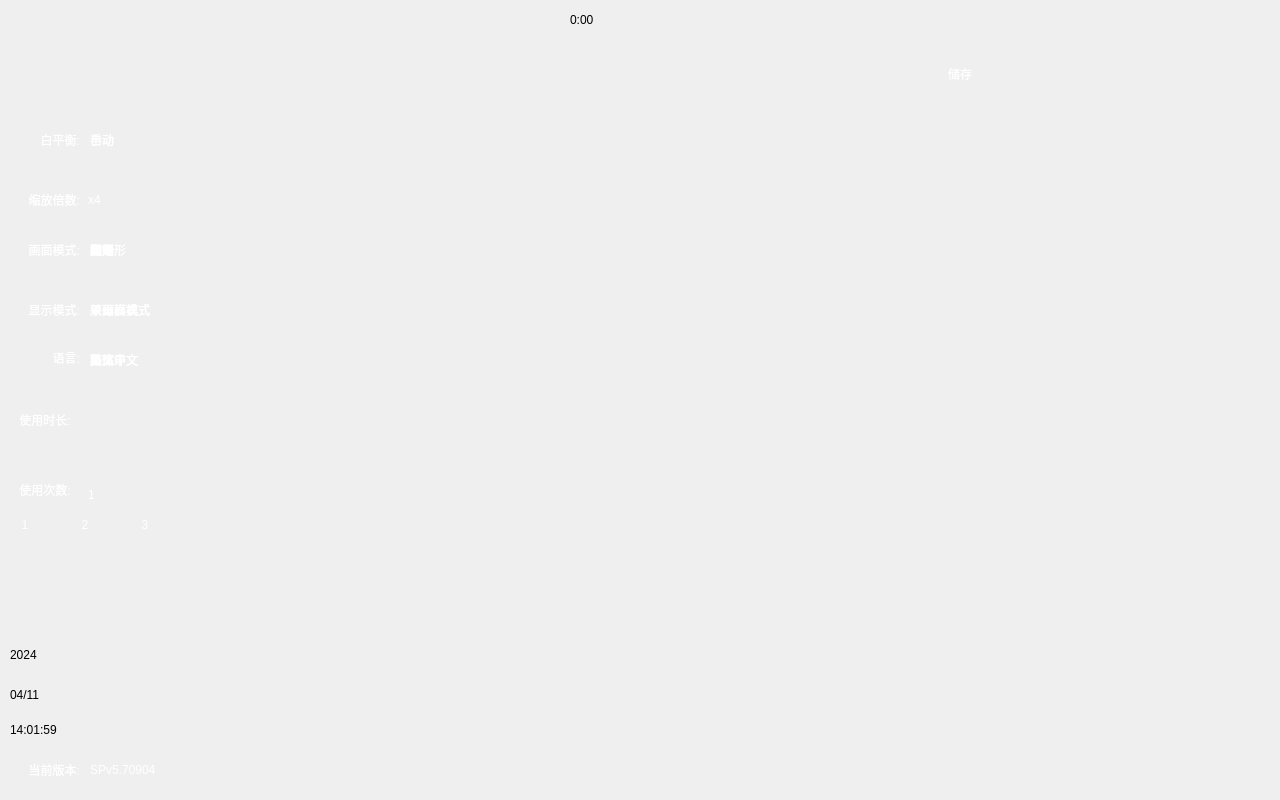
<?xml version="1.0" encoding="UTF-8"?>
<ui version="4.0">
 <class>control_interface</class>
 <widget class="QWidget" name="control_interface">
  <property name="geometry">
   <rect>
    <x>0</x>
    <y>0</y>
    <width>1280</width>
    <height>800</height>
   </rect>
  </property>
  <property name="windowTitle">
   <string>Form</string>
  </property>
  <property name="styleSheet">
   <string notr="true"/>
  </property>
  <widget class="Label_awb" name="label_awb">
   <property name="geometry">
    <rect>
     <x>1120</x>
     <y>0</y>
     <width>160</width>
     <height>80</height>
    </rect>
   </property>
   <property name="styleSheet">
    <string notr="true">background-image: url(:/tu/白平衡.png);</string>
   </property>
   <property name="text">
    <string/>
   </property>
  </widget>
  <widget class="Label_freeze" name="label_freeze">
   <property name="geometry">
    <rect>
     <x>1120</x>
     <y>80</y>
     <width>160</width>
     <height>80</height>
    </rect>
   </property>
   <property name="styleSheet">
    <string notr="true">border-image: url(:/tu/冻结/冻结.png);</string>
   </property>
   <property name="text">
    <string/>
   </property>
  </widget>
  <widget class="Label_photograph" name="label_photograph">
   <property name="geometry">
    <rect>
     <x>1120</x>
     <y>240</y>
     <width>160</width>
     <height>80</height>
    </rect>
   </property>
   <property name="styleSheet">
    <string notr="true">border-image: url(:/tu/拍照.png);</string>
   </property>
   <property name="text">
    <string/>
   </property>
  </widget>
  <widget class="Label_videoint" name="label_video">
   <property name="geometry">
    <rect>
     <x>1120</x>
     <y>320</y>
     <width>160</width>
     <height>80</height>
    </rect>
   </property>
   <property name="styleSheet">
    <string notr="true">background-image: url(:/tu/录像.png);</string>
   </property>
   <property name="text">
    <string/>
   </property>
  </widget>
  <widget class="Label_ae" name="label_ae">
   <property name="geometry">
    <rect>
     <x>1120</x>
     <y>400</y>
     <width>160</width>
     <height>80</height>
    </rect>
   </property>
   <property name="styleSheet">
    <string notr="true">border-image: url(:/tu/AE/AE1.png);</string>
   </property>
   <property name="text">
    <string/>
   </property>
  </widget>
  <widget class="Label_led" name="label_led">
   <property name="geometry">
    <rect>
     <x>1120</x>
     <y>560</y>
     <width>160</width>
     <height>80</height>
    </rect>
   </property>
   <property name="styleSheet">
    <string notr="true">border-image: url(:/tu/LED/LED1.png);</string>
   </property>
   <property name="text">
    <string/>
   </property>
  </widget>
  <widget class="Label_interface" name="label_interface">
   <property name="geometry">
    <rect>
     <x>1120</x>
     <y>720</y>
     <width>160</width>
     <height>80</height>
    </rect>
   </property>
   <property name="styleSheet">
    <string notr="true">background-image: url(:/tu/主界面.png);</string>
   </property>
   <property name="text">
    <string/>
   </property>
  </widget>
  <widget class="QLabel" name="label_versions">
   <property name="geometry">
    <rect>
     <x>10</x>
     <y>750</y>
     <width>70</width>
     <height>40</height>
    </rect>
   </property>
   <property name="styleSheet">
    <string notr="true">color: rgb(255, 255, 255);</string>
   </property>
   <property name="text">
    <string>当前版本:</string>
   </property>
   <property name="alignment">
    <set>Qt::AlignRight|Qt::AlignTrailing|Qt::AlignVCenter</set>
   </property>
  </widget>
  <widget class="QLabel" name="label_times">
   <property name="geometry">
    <rect>
     <x>10</x>
     <y>720</y>
     <width>80</width>
     <height>19</height>
    </rect>
   </property>
   <property name="styleSheet">
    <string notr="true"/>
   </property>
   <property name="text">
    <string>14:01:59</string>
   </property>
  </widget>
  <widget class="QLabel" name="label_month_day">
   <property name="geometry">
    <rect>
     <x>10</x>
     <y>680</y>
     <width>90</width>
     <height>30</height>
    </rect>
   </property>
   <property name="styleSheet">
    <string notr="true"/>
   </property>
   <property name="text">
    <string>04/11</string>
   </property>
  </widget>
  <widget class="QLabel" name="label_years">
   <property name="geometry">
    <rect>
     <x>10</x>
     <y>640</y>
     <width>78</width>
     <height>30</height>
    </rect>
   </property>
   <property name="styleSheet">
    <string notr="true"/>
   </property>
   <property name="text">
    <string>2024</string>
   </property>
  </widget>
  <widget class="QLabel" name="labelw_awb">
   <property name="geometry">
    <rect>
     <x>5</x>
     <y>120</y>
     <width>75</width>
     <height>40</height>
    </rect>
   </property>
   <property name="styleSheet">
    <string notr="true">color: rgb(255, 255, 255);</string>
   </property>
   <property name="text">
    <string>白平衡:</string>
   </property>
   <property name="alignment">
    <set>Qt::AlignRight|Qt::AlignTrailing|Qt::AlignVCenter</set>
   </property>
  </widget>
  <widget class="QLabel" name="labelw_zoom">
   <property name="geometry">
    <rect>
     <x>10</x>
     <y>190</y>
     <width>70</width>
     <height>20</height>
    </rect>
   </property>
   <property name="styleSheet">
    <string notr="true">color: rgb(255, 255, 255);</string>
   </property>
   <property name="text">
    <string>缩放倍数:</string>
   </property>
   <property name="alignment">
    <set>Qt::AlignRight|Qt::AlignTrailing|Qt::AlignVCenter</set>
   </property>
  </widget>
  <widget class="QLabel" name="label_atom">
   <property name="geometry">
    <rect>
     <x>90</x>
     <y>130</y>
     <width>50</width>
     <height>20</height>
    </rect>
   </property>
   <property name="styleSheet">
    <string notr="true">color: rgb(255, 255, 255);</string>
   </property>
   <property name="text">
    <string>手动</string>
   </property>
  </widget>
  <widget class="QLabel" name="label_zoomnum">
   <property name="geometry">
    <rect>
     <x>88</x>
     <y>185</y>
     <width>25</width>
     <height>30</height>
    </rect>
   </property>
   <property name="styleSheet">
    <string notr="true">color: rgb(255, 255, 255);</string>
   </property>
   <property name="text">
    <string>x4</string>
   </property>
  </widget>
  <widget class="QLabel" name="labelw_picture">
   <property name="geometry">
    <rect>
     <x>10</x>
     <y>230</y>
     <width>70</width>
     <height>40</height>
    </rect>
   </property>
   <property name="styleSheet">
    <string notr="true">color: rgb(255, 255, 255);</string>
   </property>
   <property name="text">
    <string>画面模式:</string>
   </property>
   <property name="alignment">
    <set>Qt::AlignRight|Qt::AlignTrailing|Qt::AlignVCenter</set>
   </property>
  </widget>
  <widget class="Label_picture_mode" name="label_picture_mode">
   <property name="geometry">
    <rect>
     <x>88</x>
     <y>235</y>
     <width>65</width>
     <height>30</height>
    </rect>
   </property>
   <property name="styleSheet">
    <string notr="true"/>
   </property>
   <property name="text">
    <string/>
   </property>
  </widget>
  <widget class="QLabel" name="labelw_show">
   <property name="geometry">
    <rect>
     <x>0</x>
     <y>290</y>
     <width>80</width>
     <height>40</height>
    </rect>
   </property>
   <property name="styleSheet">
    <string notr="true">color: rgb(255, 255, 255);</string>
   </property>
   <property name="text">
    <string>显示模式:</string>
   </property>
   <property name="alignment">
    <set>Qt::AlignRight|Qt::AlignTrailing|Qt::AlignVCenter</set>
   </property>
  </widget>
  <widget class="Label_display_mode" name="label_display_mode">
   <property name="geometry">
    <rect>
     <x>88</x>
     <y>295</y>
     <width>70</width>
     <height>30</height>
    </rect>
   </property>
   <property name="styleSheet">
    <string notr="true"/>
   </property>
   <property name="text">
    <string/>
   </property>
  </widget>
  <widget class="QLabel" name="labelw_language">
   <property name="geometry">
    <rect>
     <x>0</x>
     <y>348</y>
     <width>80</width>
     <height>20</height>
    </rect>
   </property>
   <property name="styleSheet">
    <string notr="true">color: rgb(255, 255, 255);</string>
   </property>
   <property name="text">
    <string>语言:</string>
   </property>
   <property name="alignment">
    <set>Qt::AlignRight|Qt::AlignTrailing|Qt::AlignVCenter</set>
   </property>
  </widget>
  <widget class="QLabel" name="label_language_c">
   <property name="geometry">
    <rect>
     <x>90</x>
     <y>350</y>
     <width>65</width>
     <height>20</height>
    </rect>
   </property>
   <property name="styleSheet">
    <string notr="true">color: rgb(255, 255, 255);</string>
   </property>
   <property name="text">
    <string>简体中文</string>
   </property>
  </widget>
  <widget class="QLabel" name="labelw_time">
   <property name="geometry">
    <rect>
     <x>10</x>
     <y>400</y>
     <width>70</width>
     <height>40</height>
    </rect>
   </property>
   <property name="styleSheet">
    <string notr="true">color: rgb(255, 255, 255);</string>
   </property>
   <property name="text">
    <string>使用时长:</string>
   </property>
   <property name="alignment">
    <set>Qt::AlignCenter</set>
   </property>
  </widget>
  <widget class="QLabel" name="label_timenum">
   <property name="geometry">
    <rect>
     <x>10</x>
     <y>440</y>
     <width>140</width>
     <height>30</height>
    </rect>
   </property>
   <property name="layoutDirection">
    <enum>Qt::RightToLeft</enum>
   </property>
   <property name="styleSheet">
    <string notr="true"/>
   </property>
   <property name="text">
    <string/>
   </property>
  </widget>
  <widget class="QLabel" name="labelw_number">
   <property name="geometry">
    <rect>
     <x>10</x>
     <y>470</y>
     <width>70</width>
     <height>40</height>
    </rect>
   </property>
   <property name="styleSheet">
    <string notr="true">color: rgb(255, 255, 255);</string>
   </property>
   <property name="text">
    <string>使用次数:</string>
   </property>
   <property name="alignment">
    <set>Qt::AlignCenter</set>
   </property>
  </widget>
  <widget class="QLabel" name="label_use_num">
   <property name="geometry">
    <rect>
     <x>88</x>
     <y>480</y>
     <width>70</width>
     <height>30</height>
    </rect>
   </property>
   <property name="layoutDirection">
    <enum>Qt::RightToLeft</enum>
   </property>
   <property name="styleSheet">
    <string notr="true">color: rgb(255, 255, 255);</string>
   </property>
   <property name="text">
    <string>1</string>
   </property>
  </widget>
  <widget class="QLabel" name="label_b">
   <property name="geometry">
    <rect>
     <x>0</x>
     <y>0</y>
     <width>1280</width>
     <height>800</height>
    </rect>
   </property>
   <property name="styleSheet">
    <string notr="true">background-image: url(:/tu/方形.png);</string>
   </property>
   <property name="text">
    <string/>
   </property>
   <property name="alignment">
    <set>Qt::AlignBottom|Qt::AlignLeading|Qt::AlignLeft</set>
   </property>
  </widget>
  <widget class="Label_custom1" name="label_custom1">
   <property name="geometry">
    <rect>
     <x>120</x>
     <y>530</y>
     <width>50</width>
     <height>70</height>
    </rect>
   </property>
   <property name="styleSheet">
    <string notr="true">image: url(:/tu/无功能.png);</string>
   </property>
   <property name="text">
    <string/>
   </property>
  </widget>
  <widget class="Label_custom2" name="label_custom2">
   <property name="geometry">
    <rect>
     <x>60</x>
     <y>530</y>
     <width>50</width>
     <height>70</height>
    </rect>
   </property>
   <property name="styleSheet">
    <string notr="true">image: url(:/tu/无功能.png);</string>
   </property>
   <property name="text">
    <string/>
   </property>
  </widget>
  <widget class="Label_custom3" name="label_custom3">
   <property name="geometry">
    <rect>
     <x>0</x>
     <y>530</y>
     <width>50</width>
     <height>70</height>
    </rect>
   </property>
   <property name="styleSheet">
    <string notr="true">image: url(:/tu/无功能.png);</string>
   </property>
   <property name="text">
    <string/>
   </property>
  </widget>
  <widget class="Label_pump" name="label_pump">
   <property name="geometry">
    <rect>
     <x>1120</x>
     <y>640</y>
     <width>160</width>
     <height>80</height>
    </rect>
   </property>
   <property name="styleSheet">
    <string notr="true">border-image: url(:/tu/气泵/气泵0.png);</string>
   </property>
   <property name="text">
    <string/>
   </property>
  </widget>
  <widget class="Label_rotate" name="label_rotate">
   <property name="geometry">
    <rect>
     <x>1120</x>
     <y>160</y>
     <width>160</width>
     <height>80</height>
    </rect>
   </property>
   <property name="styleSheet">
    <string notr="true">border-image: url(:/tu/旋转/旋转0.png);</string>
   </property>
   <property name="text">
    <string/>
   </property>
  </widget>
  <widget class="Label_store" name="label_store">
   <property name="geometry">
    <rect>
     <x>880</x>
     <y>30</y>
     <width>160</width>
     <height>87</height>
    </rect>
   </property>
   <property name="styleSheet">
    <string notr="true">color: rgb(255, 255, 255);</string>
   </property>
   <property name="text">
    <string>储存</string>
   </property>
   <property name="alignment">
    <set>Qt::AlignCenter</set>
   </property>
  </widget>
  <widget class="Label_frames" name="label_frames">
   <property name="geometry">
    <rect>
     <x>190</x>
     <y>500</y>
     <width>280</width>
     <height>280</height>
    </rect>
   </property>
   <property name="styleSheet">
    <string notr="true"/>
   </property>
   <property name="text">
    <string/>
   </property>
  </widget>
  <widget class="QLabel" name="label_time">
   <property name="geometry">
    <rect>
     <x>570</x>
     <y>5</y>
     <width>140</width>
     <height>30</height>
    </rect>
   </property>
   <property name="text">
    <string>0:00</string>
   </property>
  </widget>
  <widget class="Label_screen_left" name="label_screen_left">
   <property name="geometry">
    <rect>
     <x>185</x>
     <y>30</y>
     <width>425</width>
     <height>395</height>
    </rect>
   </property>
   <property name="styleSheet">
    <string notr="true"/>
   </property>
   <property name="text">
    <string/>
   </property>
  </widget>
  <widget class="Label_screen_right" name="label_screen_right">
   <property name="geometry">
    <rect>
     <x>660</x>
     <y>30</y>
     <width>425</width>
     <height>395</height>
    </rect>
   </property>
   <property name="styleSheet">
    <string notr="true"/>
   </property>
   <property name="text">
    <string/>
   </property>
  </widget>
  <widget class="QLabel" name="label_mtoa">
   <property name="geometry">
    <rect>
     <x>90</x>
     <y>130</y>
     <width>50</width>
     <height>20</height>
    </rect>
   </property>
   <property name="styleSheet">
    <string notr="true">color: rgb(255, 255, 255);</string>
   </property>
   <property name="text">
    <string>自动</string>
   </property>
  </widget>
  <widget class="QLabel" name="label_picture_1">
   <property name="geometry">
    <rect>
     <x>90</x>
     <y>240</y>
     <width>65</width>
     <height>20</height>
    </rect>
   </property>
   <property name="styleSheet">
    <string notr="true">color: rgb(255, 255, 255);</string>
   </property>
   <property name="text">
    <string>初始</string>
   </property>
  </widget>
  <widget class="QLabel" name="label_picture_2">
   <property name="geometry">
    <rect>
     <x>90</x>
     <y>240</y>
     <width>65</width>
     <height>20</height>
    </rect>
   </property>
   <property name="styleSheet">
    <string notr="true">color: rgb(255, 255, 255);</string>
   </property>
   <property name="text">
    <string>圆形</string>
   </property>
  </widget>
  <widget class="QLabel" name="label_picture_3">
   <property name="geometry">
    <rect>
     <x>90</x>
     <y>240</y>
     <width>65</width>
     <height>20</height>
    </rect>
   </property>
   <property name="styleSheet">
    <string notr="true">color: rgb(255, 255, 255);</string>
   </property>
   <property name="text">
    <string>八角形</string>
   </property>
  </widget>
  <widget class="QLabel" name="label_picture_4">
   <property name="geometry">
    <rect>
     <x>90</x>
     <y>240</y>
     <width>65</width>
     <height>20</height>
    </rect>
   </property>
   <property name="styleSheet">
    <string notr="true">color: rgb(255, 255, 255);</string>
   </property>
   <property name="text">
    <string>椭圆</string>
   </property>
  </widget>
  <widget class="QLabel" name="label_picture_5">
   <property name="geometry">
    <rect>
     <x>90</x>
     <y>240</y>
     <width>65</width>
     <height>20</height>
    </rect>
   </property>
   <property name="styleSheet">
    <string notr="true">color: rgb(255, 255, 255);</string>
   </property>
   <property name="text">
    <string>矩形</string>
   </property>
  </widget>
  <widget class="QLabel" name="label_language_ct">
   <property name="geometry">
    <rect>
     <x>90</x>
     <y>350</y>
     <width>65</width>
     <height>20</height>
    </rect>
   </property>
   <property name="styleSheet">
    <string notr="true">color: rgb(255, 255, 255);</string>
   </property>
   <property name="text">
    <string>繁体中文</string>
   </property>
  </widget>
  <widget class="QLabel" name="label_language_e">
   <property name="geometry">
    <rect>
     <x>90</x>
     <y>350</y>
     <width>70</width>
     <height>20</height>
    </rect>
   </property>
   <property name="styleSheet">
    <string notr="true">color: rgb(255, 255, 255);</string>
   </property>
   <property name="text">
    <string>英文</string>
   </property>
  </widget>
  <widget class="Label_display_mode" name="label_display_1">
   <property name="geometry">
    <rect>
     <x>90</x>
     <y>300</y>
     <width>70</width>
     <height>20</height>
    </rect>
   </property>
   <property name="styleSheet">
    <string notr="true">color: rgb(255, 255, 255);</string>
   </property>
   <property name="text">
    <string>单画面模式</string>
   </property>
  </widget>
  <widget class="Label_display_mode" name="label_display_2">
   <property name="geometry">
    <rect>
     <x>90</x>
     <y>300</y>
     <width>70</width>
     <height>20</height>
    </rect>
   </property>
   <property name="styleSheet">
    <string notr="true">color: rgb(255, 255, 255);</string>
   </property>
   <property name="text">
    <string>双画面模式</string>
   </property>
  </widget>
  <widget class="Label_display_mode" name="label_display_3">
   <property name="geometry">
    <rect>
     <x>90</x>
     <y>300</y>
     <width>70</width>
     <height>20</height>
    </rect>
   </property>
   <property name="styleSheet">
    <string notr="true">color: rgb(255, 255, 255);</string>
   </property>
   <property name="text">
    <string>子母模式</string>
   </property>
  </widget>
  <widget class="QLabel" name="label_versions_num">
   <property name="geometry">
    <rect>
     <x>90</x>
     <y>760</y>
     <width>90</width>
     <height>20</height>
    </rect>
   </property>
   <property name="styleSheet">
    <string notr="true">color: rgb(255, 255, 255);</string>
   </property>
   <property name="text">
    <string>SPv5.70904</string>
   </property>
  </widget>
  <widget class="Label_host_led" name="label_host_led">
   <property name="geometry">
    <rect>
     <x>1120</x>
     <y>480</y>
     <width>160</width>
     <height>80</height>
    </rect>
   </property>
   <property name="styleSheet">
    <string notr="true">background-image: url(:/tu/LED/hostled2.png);</string>
   </property>
   <property name="text">
    <string/>
   </property>
  </widget>
  <widget class="QLabel" name="label_1">
   <property name="geometry">
    <rect>
     <x>10</x>
     <y>510</y>
     <width>30</width>
     <height>30</height>
    </rect>
   </property>
   <property name="styleSheet">
    <string notr="true">color: rgb(255, 255, 255);</string>
   </property>
   <property name="text">
    <string>1</string>
   </property>
   <property name="alignment">
    <set>Qt::AlignCenter</set>
   </property>
  </widget>
  <widget class="QLabel" name="label_2">
   <property name="geometry">
    <rect>
     <x>70</x>
     <y>510</y>
     <width>30</width>
     <height>30</height>
    </rect>
   </property>
   <property name="styleSheet">
    <string notr="true">color: rgb(255, 255, 255);</string>
   </property>
   <property name="text">
    <string>2</string>
   </property>
   <property name="alignment">
    <set>Qt::AlignCenter</set>
   </property>
  </widget>
  <widget class="QLabel" name="label_3">
   <property name="geometry">
    <rect>
     <x>130</x>
     <y>510</y>
     <width>30</width>
     <height>30</height>
    </rect>
   </property>
   <property name="styleSheet">
    <string notr="true">color: rgb(255, 255, 255);</string>
   </property>
   <property name="text">
    <string>3</string>
   </property>
   <property name="alignment">
    <set>Qt::AlignCenter</set>
   </property>
  </widget>
  <widget class="Label_zoom" name="label_zoomup">
   <property name="geometry">
    <rect>
     <x>113</x>
     <y>185</y>
     <width>45</width>
     <height>30</height>
    </rect>
   </property>
   <property name="styleSheet">
    <string notr="true">image: url(:/tu/视频/快进.png);</string>
   </property>
   <property name="text">
    <string/>
   </property>
  </widget>
  <widget class="Label_switch" name="label_switch">
   <property name="geometry">
    <rect>
     <x>55</x>
     <y>50</y>
     <width>50</width>
     <height>50</height>
    </rect>
   </property>
   <property name="styleSheet">
    <string notr="true">border-image: url(:/tu/切换开.png);</string>
   </property>
   <property name="text">
    <string/>
   </property>
  </widget>
  <widget class="QLabel" name="label_language_x">
   <property name="geometry">
    <rect>
     <x>90</x>
     <y>350</y>
     <width>65</width>
     <height>20</height>
    </rect>
   </property>
   <property name="styleSheet">
    <string notr="true">color: rgb(255, 255, 255);</string>
   </property>
   <property name="text">
    <string>西班牙</string>
   </property>
  </widget>
  <zorder>label_b</zorder>
  <zorder>label_awb</zorder>
  <zorder>label_freeze</zorder>
  <zorder>label_photograph</zorder>
  <zorder>label_video</zorder>
  <zorder>label_ae</zorder>
  <zorder>label_led</zorder>
  <zorder>label_interface</zorder>
  <zorder>label_versions</zorder>
  <zorder>label_times</zorder>
  <zorder>label_month_day</zorder>
  <zorder>label_years</zorder>
  <zorder>labelw_awb</zorder>
  <zorder>labelw_zoom</zorder>
  <zorder>label_atom</zorder>
  <zorder>label_zoomnum</zorder>
  <zorder>labelw_picture</zorder>
  <zorder>labelw_show</zorder>
  <zorder>labelw_language</zorder>
  <zorder>label_language_c</zorder>
  <zorder>labelw_time</zorder>
  <zorder>label_timenum</zorder>
  <zorder>labelw_number</zorder>
  <zorder>label_use_num</zorder>
  <zorder>label_custom1</zorder>
  <zorder>label_custom2</zorder>
  <zorder>label_custom3</zorder>
  <zorder>label_pump</zorder>
  <zorder>label_rotate</zorder>
  <zorder>label_store</zorder>
  <zorder>label_frames</zorder>
  <zorder>label_time</zorder>
  <zorder>label_screen_left</zorder>
  <zorder>label_screen_right</zorder>
  <zorder>label_mtoa</zorder>
  <zorder>label_picture_1</zorder>
  <zorder>label_picture_2</zorder>
  <zorder>label_picture_3</zorder>
  <zorder>label_picture_4</zorder>
  <zorder>label_picture_5</zorder>
  <zorder>label_picture_mode</zorder>
  <zorder>label_language_ct</zorder>
  <zorder>label_language_e</zorder>
  <zorder>label_display_1</zorder>
  <zorder>label_display_2</zorder>
  <zorder>label_display_3</zorder>
  <zorder>label_display_mode</zorder>
  <zorder>label_versions_num</zorder>
  <zorder>label_host_led</zorder>
  <zorder>label_1</zorder>
  <zorder>label_2</zorder>
  <zorder>label_3</zorder>
  <zorder>label_zoomup</zorder>
  <zorder>label_switch</zorder>
  <zorder>label_language_x</zorder>
 </widget>
 <customwidgets>
  <customwidget>
   <class>Label_interface</class>
   <extends>QLabel</extends>
   <header>control_interface.h</header>
  </customwidget>
  <customwidget>
   <class>Label_freeze</class>
   <extends>QLabel</extends>
   <header>control_interface.h</header>
  </customwidget>
  <customwidget>
   <class>Label_awb</class>
   <extends>QLabel</extends>
   <header>control_interface.h</header>
  </customwidget>
  <customwidget>
   <class>Label_photograph</class>
   <extends>QLabel</extends>
   <header>control_interface.h</header>
  </customwidget>
  <customwidget>
   <class>Label_videoint</class>
   <extends>QLabel</extends>
   <header>control_interface.h</header>
  </customwidget>
  <customwidget>
   <class>Label_ae</class>
   <extends>QLabel</extends>
   <header>control_interface.h</header>
  </customwidget>
  <customwidget>
   <class>Label_led</class>
   <extends>QLabel</extends>
   <header>control_interface.h</header>
  </customwidget>
  <customwidget>
   <class>Label_picture_mode</class>
   <extends>QLabel</extends>
   <header>control_interface.h</header>
  </customwidget>
  <customwidget>
   <class>Label_display_mode</class>
   <extends>QLabel</extends>
   <header>control_interface.h</header>
  </customwidget>
  <customwidget>
   <class>Label_custom1</class>
   <extends>QLabel</extends>
   <header>control_interface.h</header>
  </customwidget>
  <customwidget>
   <class>Label_custom2</class>
   <extends>QLabel</extends>
   <header>control_interface.h</header>
  </customwidget>
  <customwidget>
   <class>Label_custom3</class>
   <extends>QLabel</extends>
   <header>control_interface.h</header>
  </customwidget>
  <customwidget>
   <class>Label_pump</class>
   <extends>QLabel</extends>
   <header>control_interface.h</header>
  </customwidget>
  <customwidget>
   <class>Label_rotate</class>
   <extends>QLabel</extends>
   <header>control_interface.h</header>
  </customwidget>
  <customwidget>
   <class>Label_store</class>
   <extends>QLabel</extends>
   <header>control_interface.h</header>
  </customwidget>
  <customwidget>
   <class>Label_frames</class>
   <extends>QLabel</extends>
   <header>control_interface.h</header>
  </customwidget>
  <customwidget>
   <class>Label_screen_left</class>
   <extends>QLabel</extends>
   <header>control_interface.h</header>
  </customwidget>
  <customwidget>
   <class>Label_screen_right</class>
   <extends>QLabel</extends>
   <header>control_interface.h</header>
  </customwidget>
  <customwidget>
   <class>Label_host_led</class>
   <extends>QLabel</extends>
   <header>control_interface.h</header>
  </customwidget>
  <customwidget>
   <class>Label_zoom</class>
   <extends>QLabel</extends>
   <header>control_interface.h</header>
  </customwidget>
  <customwidget>
   <class>Label_switch</class>
   <extends>QLabel</extends>
   <header>control_interface.h</header>
  </customwidget>
 </customwidgets>
 <resources/>
 <connections/>
</ui>
